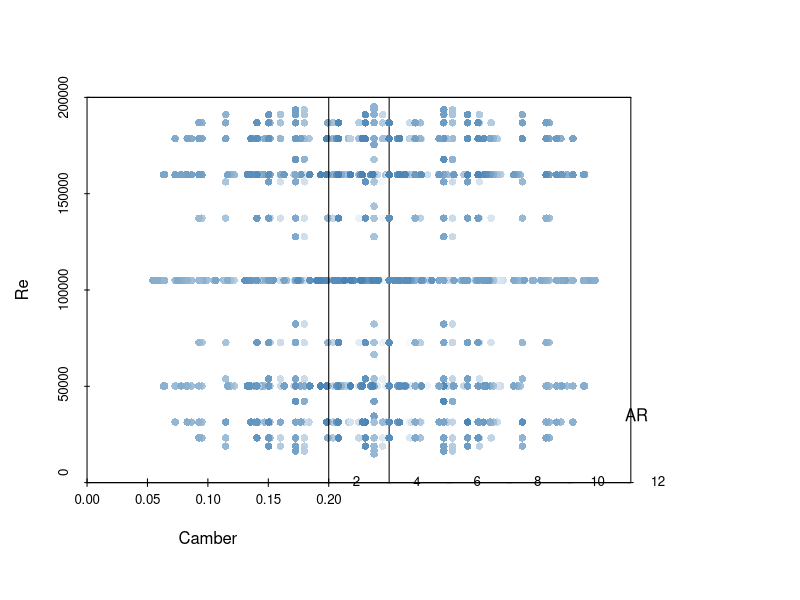
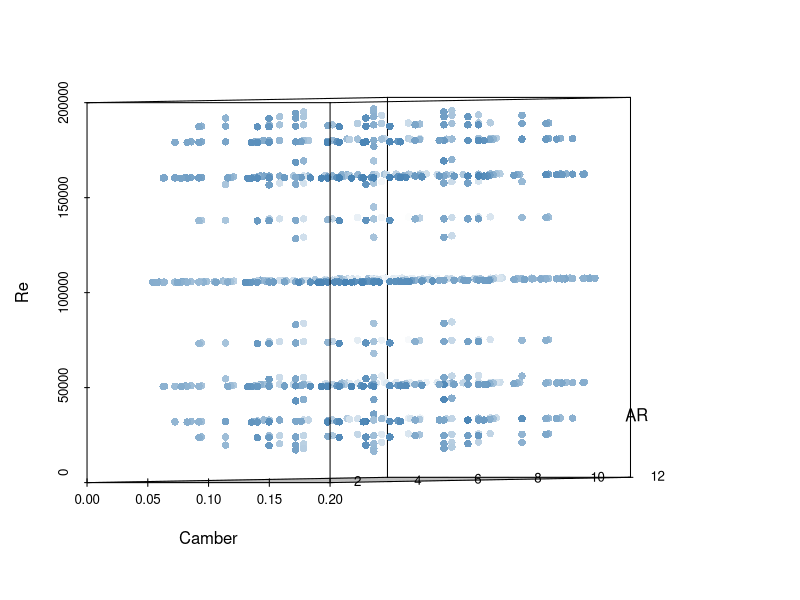
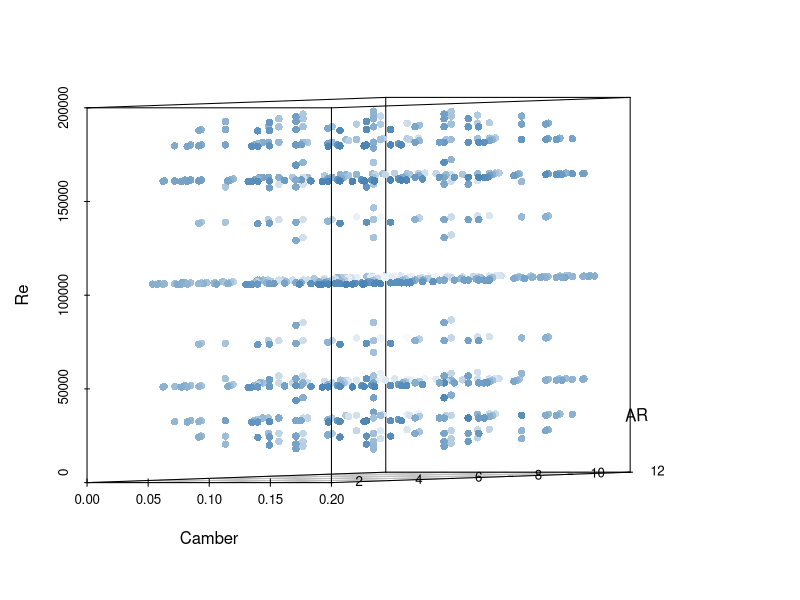
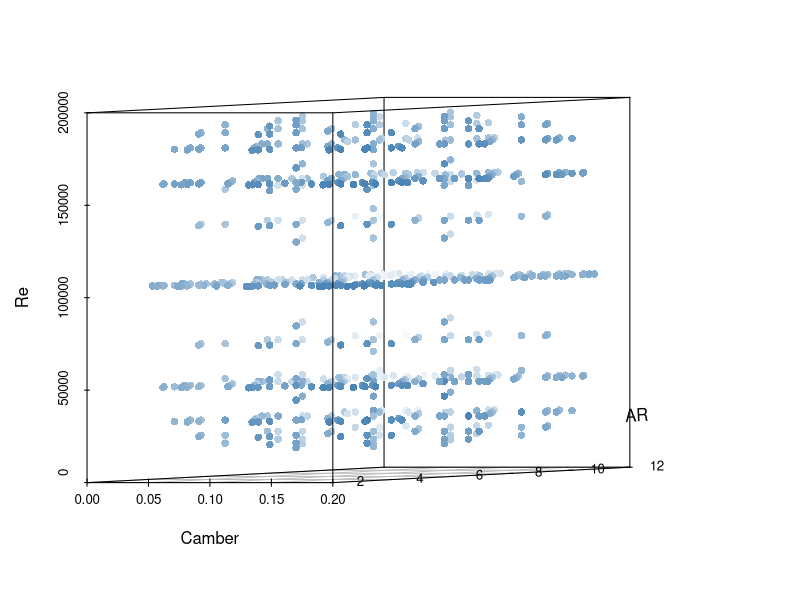
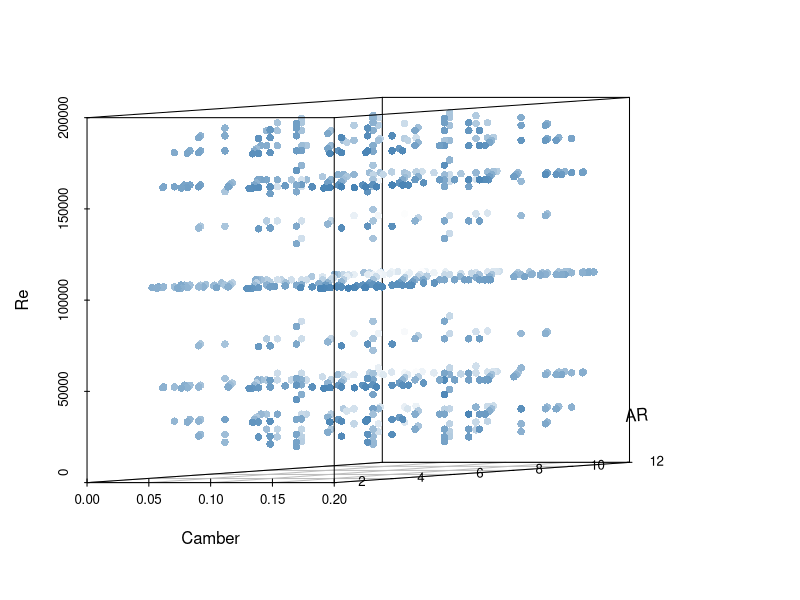
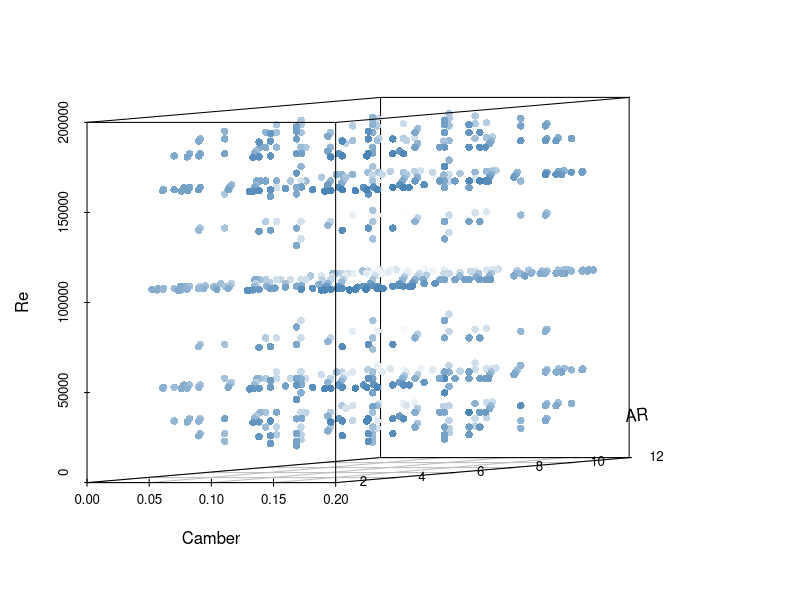
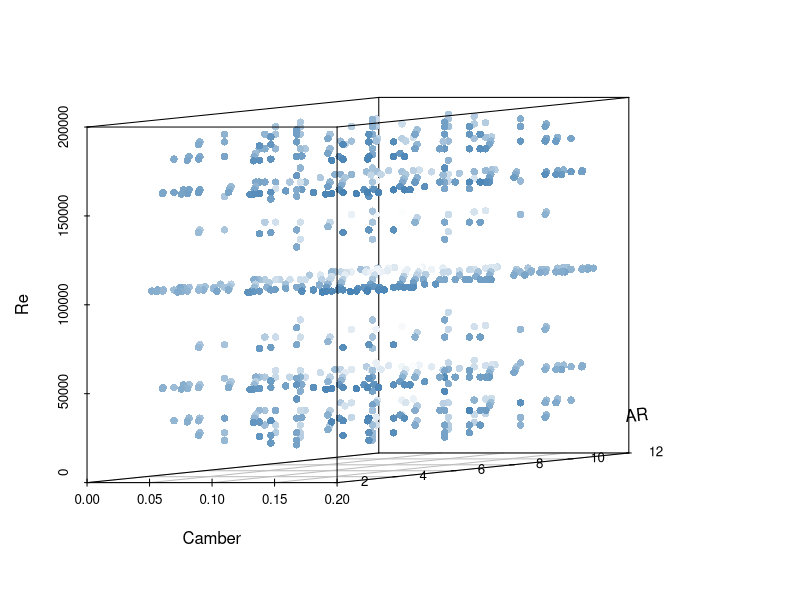
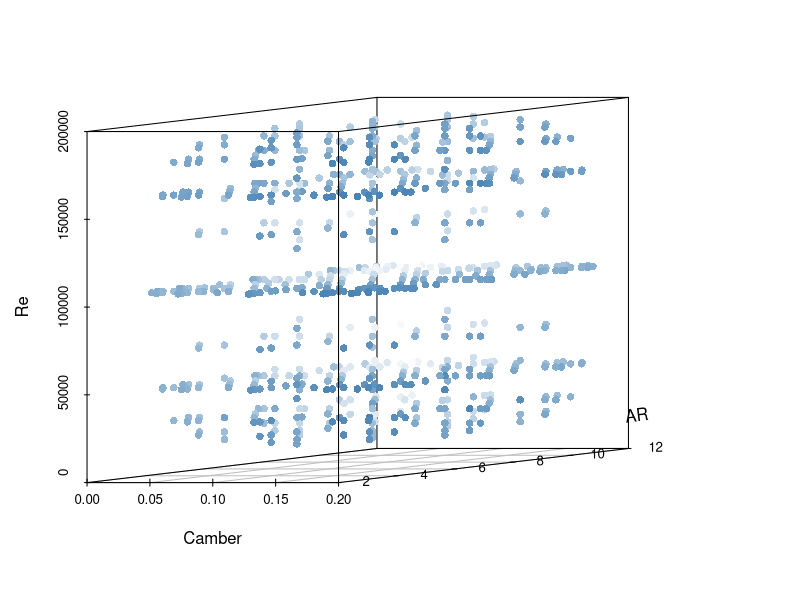

Write the R code that produced these figures, in order. (Note: this script raises an error after producing the figures.)
# Animating 3D plots example 

#### Required Libraries ####
library(ggplot2)
library(scatterplot3d)


#### Functions ####

myColorRamp <- function(colors, values, minmax) { 
  v <- (values - min(minmax))/diff(range(minmax))
  x <- colorRamp(colors)(v)
  rgb(x[,1], x[,2], x[,3], maxColorValue = 255)
}

# Creates base scatterplot3d plot with selected parameters (2d domain),
# and an output value (z-axis). Data should be data frame containing all values.
# Parameters and values should be name of column
# e.g. "Camber" or "Caoa" as character strings. To add to plot, call
# this function as gpc3d.object<-gpc3d(...)

gpc3d2<-function(data,parameter1,parameter2,parameter3,value,alpha,xadj,yadj,colors){
  par1<-data[,which(names(data)==parameter1)]
  par2<-data[,which(names(data)==parameter2)]
  par3<-data[,which(names(data)==parameter3)]
  val<-data[,which(names(data)==value)]
  cols <- myColorRamp(colors, val, range(val))
  gpc3d.object<-scatterplot3d(par1,par2,par3,
                              pch=16,color=cols,
                              xlab=parameter1,
                              ylab=" ",
                              #ylab=parameter2,
                              zlab=parameter3,
                              angle=alpha,y.margin.add=1)
  dims <- par("usr")
  x <- dims[1]+ xadj*diff(dims[1:2])
  y <- dims[3]+ yadj*diff(dims[3:4])
  text(x,y,parameter2,srt=alpha,font=1,cex=1.0)
  return(gpc3d.object)
}

point2dplot<-function(gpcdata,speciesdata,parameter,colors){
  gpcpar<-gpcdata[,which(names(gpcdata)==parameter)]
  speciespar<-speciesdata[,which(names(speciesdata)==parameter)]
  combined<-c(gpcpar,speciespar)
  ggplot(gpcdata,aes(Camber,AR,color=get(parameter)))+geom_point(size=3)+
    scale_color_gradient2(midpoint=mean(combined), 
                          limits=range(combined),
                          low=colors[1], mid=colors[2],high=colors[3], 
                          space ="Lab", guide=FALSE) +
    geom_point(data=speciesdata,mapping=aes(x=Median.Camber,
                                            y=Median.Aspect.Ratio,
                                            fill=get(parameter)),color="black",shape=21,size=3) +
    scale_fill_gradient2(midpoint=mean(combined), 
                         limits=range(combined),
                         low=colors[1], mid=colors[2],high=colors[3],
                         space ="Lab") +
    labs(fill=parameter)
}

#### Loading Data ####
parameters<-read.csv("birdwing_flatwingGPC_681_data.csv",header=TRUE) 

#### 3D Scatterplot Anim ####

w=5.25
h=5
# CLCD
i=75
for (i in seq(0,180,by=1)){
  png(filename=paste("animCLCD/CLCD",i,".png",sep=""),width=w,height=h,unit="in",res=200)
  gpc3d.object<-gpc3d2(parameters,"Camber","AR","Re","CLCD",i,0.85,0.2,c("steelblue","white"))
  gpc3d.object
  dev.off()
}
